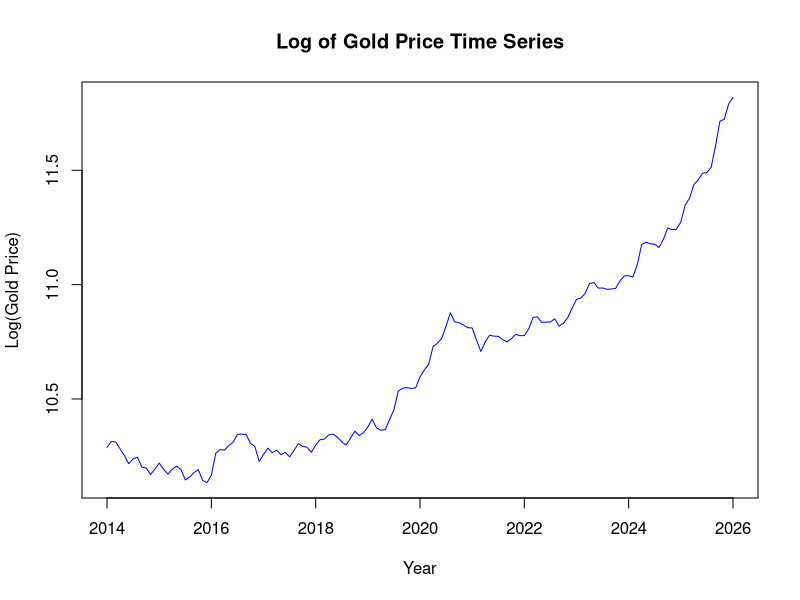
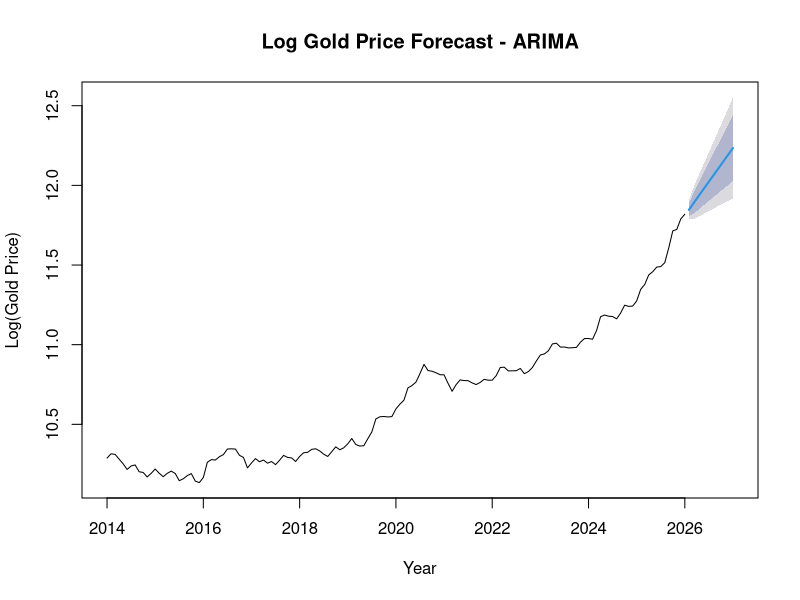
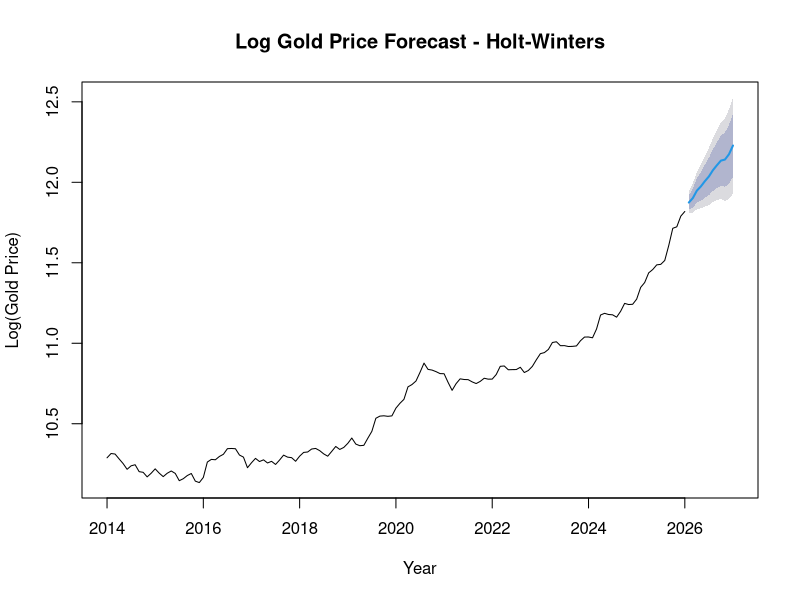
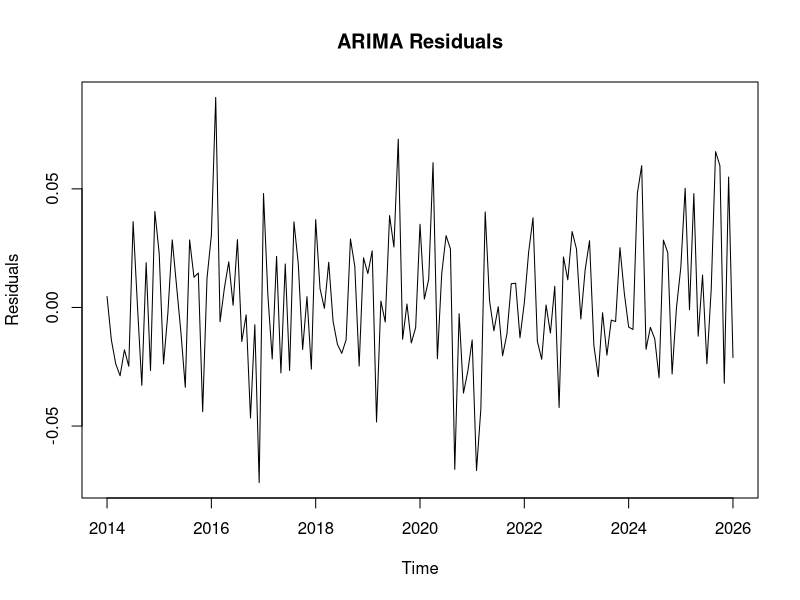
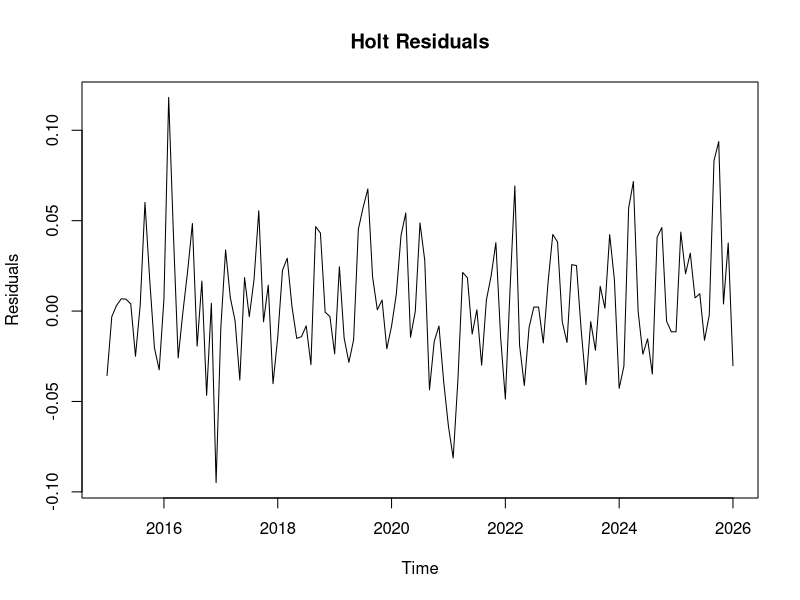
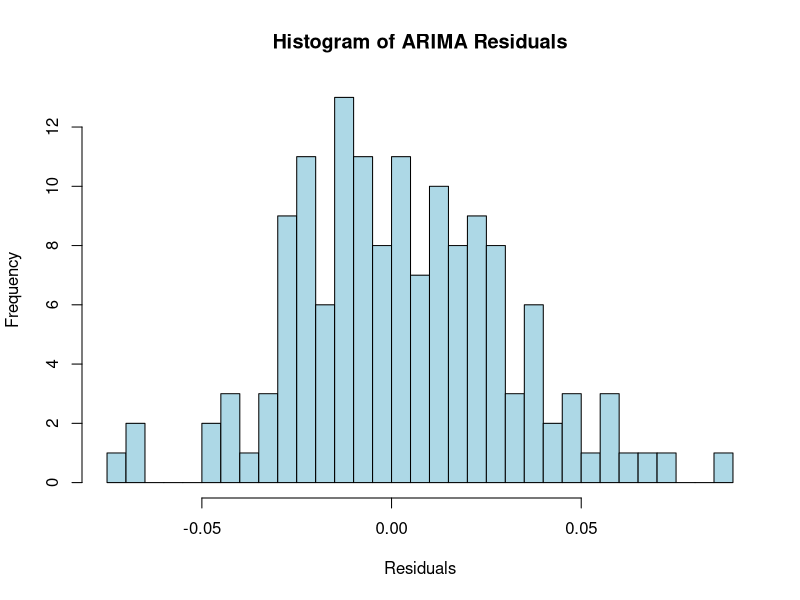
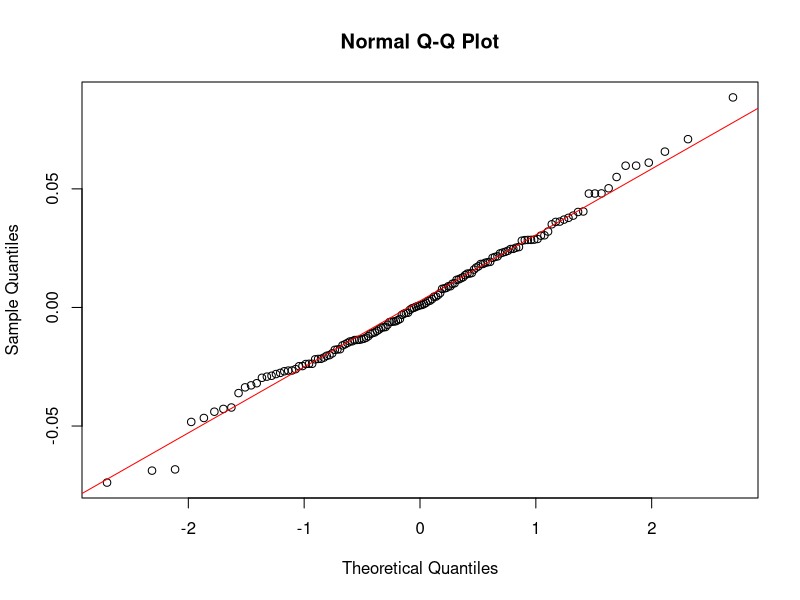
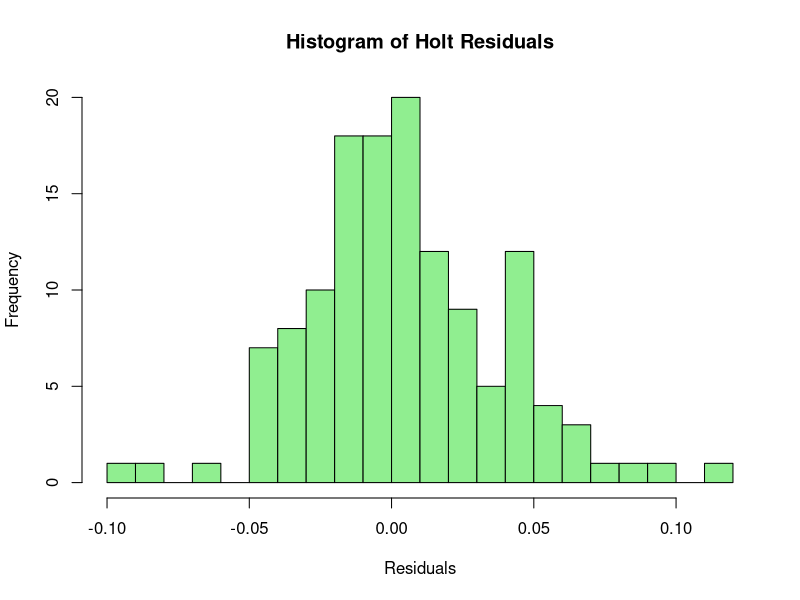

Recreate these plots in R, in order.
# ===============================
# Install & Load Required Libraries
# ===============================
install.packages(c("readxl", "forecast", "tseries", "uroot", "ggplot2", "Metrics", "dplyr"))

library(readxl)
library(forecast)
library(tseries)
library(uroot)
library(ggplot2)
library(Metrics)
library(dplyr)

search()

# Set working directory 
setwd("C:/Users/Merlin/Downloads/RESEARCH PROJECT")

# Load Excel data
df <- read_excel("Gold Price.xlsx")

# Check column names
print(names(df))

# ===============================
# Convert Date Column
# ===============================
df$Date <- as.Date(df$Date)

# SORT DATA BY DATE 
df <- df[order(df$Date), ]

# ===============================
# Monthly Conversion
# ===============================

df_monthly <- df %>%
  mutate(YearMonth = format(Date, "%Y-%m")) %>%
  group_by(YearMonth) %>%
  summarise(Log_Price = mean(Log_Price))

df_monthly$Date <- as.Date(paste0(df_monthly$YearMonth, "-01"))

# Create monthly time series
start_year  <- as.numeric(format(min(df_monthly$Date), "%Y"))
start_month <- as.numeric(format(min(df_monthly$Date), "%m"))

gold_ts <- ts(df_monthly$Log_Price,
              start = c(start_year, start_month),
              frequency = 12)

head(df_monthly$Date)
tail(df_monthly$Date)

# ===============================
# Plot Original Log Price Series
# ===============================
plot(gold_ts,
     main = "Log of Gold Price Time Series",
     xlab = "Year",
     ylab = "Log(Gold Price)",
     col = "blue")

# ===============================
# HEGY Seasonal Unit Root Test
# ===============================
hegy_result <- hegy.test(gold_ts)
print(hegy_result)

# ===============================
# ADF Test (Non-seasonal, Original Series)
# ===============================
adf_result <- adf.test(gold_ts)
print(adf_result)

# ===============================
# Train-Test Split (80%-20%)
# ===============================
n <- length(gold_ts)
train_size <- floor(0.8 * n)
train_ts <- window(gold_ts, end = time(gold_ts)[train_size])
test_ts  <- window(gold_ts, start = time(gold_ts)[train_size + 1])

# ===============================
# ARIMA Model (No Manual Differencing)
# ===============================
arima_model <- auto.arima(train_ts, seasonal = FALSE)
summary(arima_model)

arima_forecast_test <- forecast(arima_model, h = length(test_ts))

# ===============================
# Holt-Winters Model
# ===============================
hw_model <- HoltWinters(train_ts)
hw_forecast_test <- forecast(hw_model, h = length(test_ts))

# ===============================
# Model Evaluation
# ===============================
actual   <- as.numeric(test_ts)
arima_fc <- as.numeric(arima_forecast_test$mean)
holt_fc  <- as.numeric(hw_forecast_test$mean)

library(Metrics)

arima_acc <- c(
  RMSE = rmse(actual, arima_fc),
  MAE  = mae(actual, arima_fc),
  MAPE = mape(actual, arima_fc) * 100
)

hw_acc <- c(
  RMSE = rmse(actual, holt_fc),
  MAE  = mae(actual, holt_fc),
  MAPE = mape(actual, holt_fc) * 100
)

print(arima_acc)
print(hw_acc)

# ===============================
# Accuracy Comparison Table
# ===============================
accuracy_table <- rbind(
  ARIMA = arima_acc,
  Holt_Winters = hw_acc
)

colnames(accuracy_table) <- c("RMSE", "MAE", "MAPE")

print("Model Comparison:")
print(accuracy_table)

# ===============================
# Refit Models on Full Data
# ===============================
final_arima <- auto.arima(gold_ts, seasonal = FALSE)
final_hw    <- HoltWinters(gold_ts)
# ===============================
# Future Forecast (Next 12 Months)
# ===============================
arima_future <- forecast(final_arima, h = 12)
hw_future    <- forecast(final_hw, h = 12)

# ===============================
# Plot Future Forecasts
# ===============================
plot(arima_future,
     main = "Log Gold Price Forecast - ARIMA",
     xlab = "Year",
     ylab = "Log(Gold Price)")

plot(hw_future,
     main = "Log Gold Price Forecast - Holt-Winters",
     xlab = "Year",
     ylab = "Log(Gold Price)")

# ===============================
# Print Forecast Values
# ===============================
print("ARIMA Log-Price Forecast:")
print(arima_future)
print("Holt-Winters Log-Price Forecast:")
print(hw_future)

# ===============================
# Residual Extraction
# ===============================

# Residuals from final ARIMA model
arima_residuals <- residuals(final_arima)

# Residuals from final Holt model
holt_residuals <- residuals(final_hw)

# Remove NA values
arima_residuals <- na.omit(arima_residuals)
holt_residuals  <- na.omit(holt_residuals)

# Plot residuals
plot(arima_residuals,
     main = "ARIMA Residuals",
     ylab = "Residuals",
     xlab = "Time")

plot(holt_residuals,
     main = "Holt Residuals",
     ylab = "Residuals",
     xlab = "Time")

#===============================
# Residual Diagnostics
#===============================

# Histogram
hist(arima_residuals,
     breaks = 30,
     col = "lightblue",
     main = "Histogram of ARIMA Residuals",
     xlab = "Residuals")

# Q-Q Plot
qqnorm(arima_residuals)
qqline(arima_residuals, col = "red")

# Shapiro-Wilk Normality Test
shapiro.test(arima_residuals)

hist(holt_residuals,
     breaks = 30,
     col = "lightgreen",
     main = "Histogram of Holt Residuals",
     xlab = "Residuals")

qqnorm(holt_residuals)
qqline(holt_residuals, col = "red")

shapiro.test(holt_residuals)

#Autocorrelation
# ACF plot
acf(arima_residuals,
    main = "ACF of ARIMA Residuals")

# Ljung-Box Test
Box.test(arima_residuals,
         lag = 20,
         type = "Ljung-Box")

acf(holt_residuals,
    main = "ACF of Holt Residuals")

Box.test(holt_residuals,
         lag = 20,
         type = "Ljung-Box")

# ===============================
# Neural Network Modeling of Residuals
# ===============================

library(forecast)

# Neural Network on ARIMA residuals
nn_arima_resid <- nnetar(arima_residuals,
                         size = 10,
                         repeats = 20)

# Neural Network on Holt residuals
nn_holt_resid <- nnetar(holt_residuals,
                        size = 10,
                        repeats = 20)


# ===============================
# Residual Forecasting (12 Steps Ahead)
# ===============================

# Forecast residuals using Neural Networks
arima_resid_forecast <- forecast(nn_arima_resid, h = 12)$mean
holt_resid_forecast  <- forecast(nn_holt_resid, h = 12)$mean


# ===============================
# Hybrid Forecast Construction
# ===============================

# Hybrid ARIMA–NN Forecast
hybrid_arima_nn <- arima_future$mean + arima_resid_forecast

# Hybrid Holt–NN Forecast
hybrid_holt_nn <- hw_future$mean + holt_resid_forecast


# ===============================
# Visualization
# ===============================

plot(hybrid_arima_nn,
     main = "Hybrid ARIMA–Neural Network Forecast (Log Gold Price)",
     ylab = "Log(Gold Price)",
     xlab = "Time")

plot(hybrid_holt_nn,
     main = "Hybrid Holt–Neural Network Forecast (Log Gold Price)",
     ylab = "Log(Gold Price)",
     xlab = "Time")

#===============================
#  ENSEMBLED HYBRID MODEL
#===============================

# Simple average ensemble
ensemble_hybrid_forecast <- (hybrid_arima_nn + hybrid_holt_nn) / 2

# Visualization
plot(ensemble_hybrid_forecast,
     main = "Ensembled Hybrid Forecast (ARIMA–NN + Holt–NN)",
     ylab = "Log(Gold Price)",
     xlab = "Time")


# ===============================
# Convert to ORIGINAL SCALE
# ===============================

# Convert actual values (log → original)
actual <- exp(as.numeric(test_ts))

# Convert forecasts (log → original)
arima_fc_num <- exp(as.numeric(arima_forecast_test$mean))
holt_fc_num  <- exp(as.numeric(hw_forecast_test$mean))

arima_nn_num <- exp(as.numeric(hybrid_arima_nn))
holt_nn_num  <- exp(as.numeric(hybrid_holt_nn))

# Check lengths
length(actual)
length(arima_fc_num)
length(holt_fc_num)
length(arima_nn_num)
length(holt_nn_num)

# ===============================
# Accuracy Calculation (REAL SCALE)
# ===============================
accuracy_table <- rbind(
  ARIMA = c(
    RMSE = Metrics::rmse(actual, arima_fc_num),
    MAE  = Metrics::mae(actual, arima_fc_num),
    MAPE = Metrics::mape(actual, arima_fc_num) * 100
  ),
  
  Holt_Winters = c(
    RMSE = Metrics::rmse(actual, holt_fc_num),
    MAE  = Metrics::mae(actual, holt_fc_num),
    MAPE = Metrics::mape(actual, holt_fc_num) * 100
  ),
  
  ARIMA_NN = c(
    RMSE = Metrics::rmse(actual, arima_nn_num),
    MAE  = Metrics::mae(actual, arima_nn_num),
    MAPE = Metrics::mape(actual, arima_nn_num) * 100
  ),
  
  Holt_NN = c(
    RMSE = Metrics::rmse(actual, holt_nn_num),
    MAE  = Metrics::mae(actual, holt_nn_num),
    MAPE = Metrics::mape(actual, holt_nn_num) * 100
  )
)

print("Accuracy Table (Original Scale):")
print(accuracy_table)

# ===============================
# Best Model Selection
# ===============================
best_model <- rownames(accuracy_table)[which.min(accuracy_table[, "RMSE"])]
cat("Best Model Based on RMSE:", best_model)

# ===============================
# Final Forecast (ORIGINAL SCALE)
# ===============================
final_forecast <- switch(as.character(best_model),
                         ARIMA        = exp(arima_future$mean),
                         Holt_Winters = exp(hw_future$mean),
                         ARIMA_NN     = exp(hybrid_arima_nn),
                         Holt_NN      = exp(hybrid_holt_nn),
                         stop("Unknown best_model value")
)

print("Final Forecast (Original Gold Price):")
print(final_forecast)

# ===============================
# Plot (ORIGINAL SCALE)
# ===============================
if (best_model == "ARIMA") {
  plot(exp(arima_future$mean),
       main = "Final Forecast using ARIMA (Original Scale)",
       ylab = "Gold Price",
       xlab = "Time")
  
} else if (best_model == "Holt_Winters") {
  plot(exp(hw_future$mean),
       main = "Final Forecast using Holt-Winters (Original Scale)",
       ylab = "Gold Price",
       xlab = "Time")
  
} else if (best_model == "ARIMA_NN") {
  plot(exp(as.ts(hybrid_arima_nn)),
       main = "Final Forecast using ARIMA-NN (Original Scale)",
       ylab = "Gold Price",
       xlab = "Time")
  
} else if (best_model == "Holt_NN") {
  plot(exp(as.ts(hybrid_holt_nn)),
       main = "Final Forecast using Holt-NN (Original Scale)",
       ylab = "Gold Price",
       xlab = "Time")
}

print(paste("Final Forecast using", best_model))
print(final_forecast)
